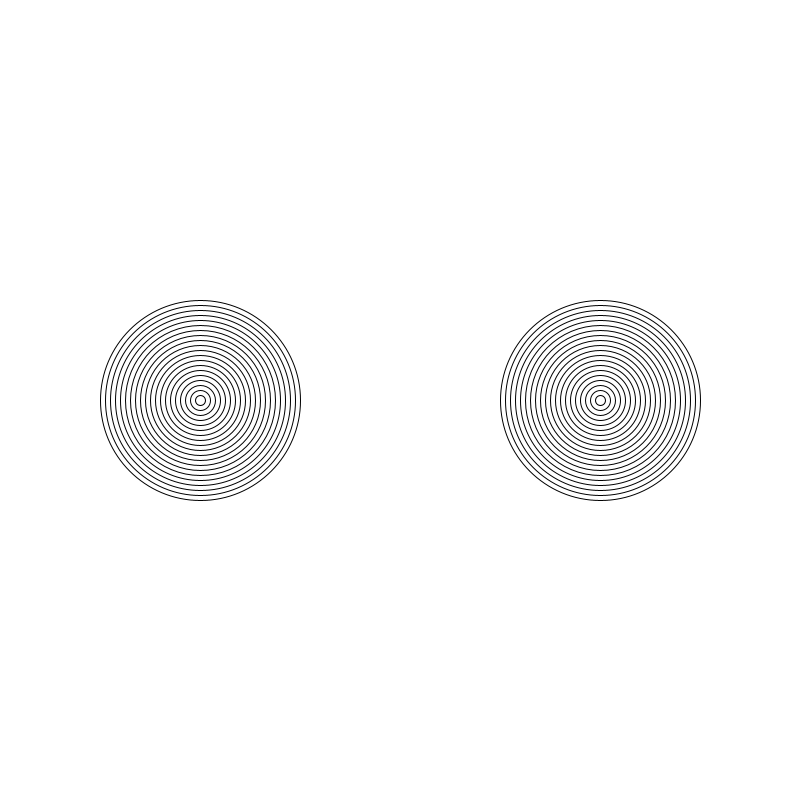
Frame 1 (no input)
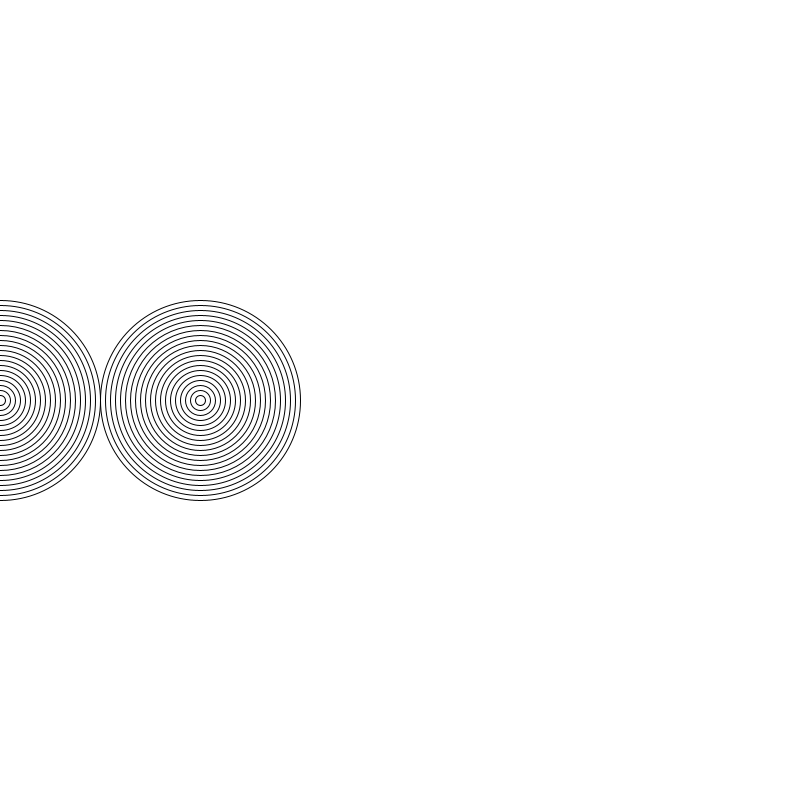
Frame 60 (the mouse pressed at the canvas centre just before this capture)
Frame 120 (the mouse held since frame 60 and released just before this capture): identical to frame 60, image omitted

The Processing sketch that drew these frames (run headless with seeded random() and noise(); from frame 60 on, the mouse is pressed at the canvas centre):

// Processing sketch: PainAndSufferingAmazingRings
// ── PainAndSufferingAmazingRings.pde
int x1 = 200;
int x2 = 600;
int b = 50;
void setup(){
size(800, 800);
background(#FFFFFF);
}
void draw(){
  noFill();
  background(#FFFFFF);
for(int i = 20; i >0; i--){

int size = 1;
//if(i%2 == 0){
//x1++;
//}
//else{
//x2--;
//}

size *= (i*10);
ellipse(x1,400, size, size);
ellipse(x2, 400, size, size);
}
if(b%2 == 0){
for(int x = 50; x > 0; x--){
x1+=0.1;
x2-=0.1;
}
}
else if(b%2 == 1){
for(int y = 50; y > 0; y--){
x1-=0.1;
x2+=0.1;
}
if(x1 == x2){
  if(b%2 == 0){
for(int x = 50; x > 0; x--){
x1-=0.1;
x2+=0.1;
}
}
else if(b%2 == 1){
for(int y = 50; y > 0; y--){
x1+=0.1;
x2-=0.1;
}
}

}

}}
